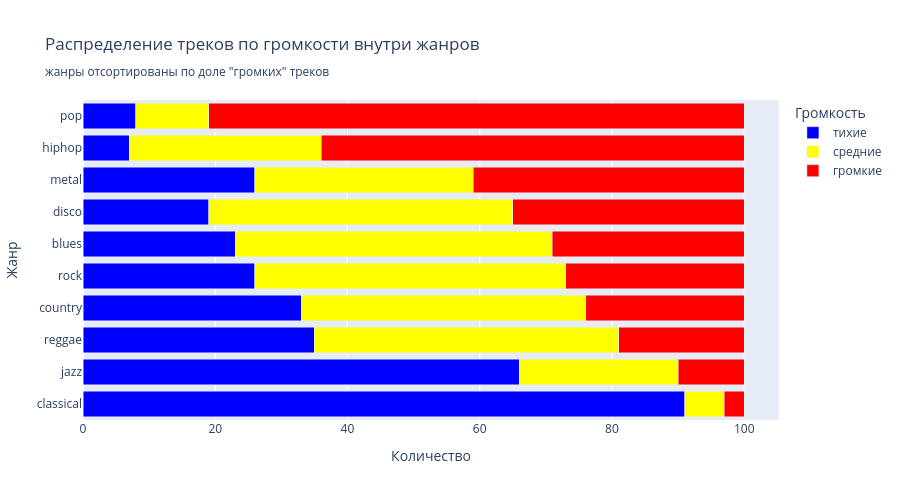

The cell this chart's notebook holds for it:
### Markdown cell above
### 6.2. Распределение треков по громкости внутри жанров (stacked bar)

Обычная диаграмма «количество треков по жанрам» в GTZAN ничего не показывает — датасет сбалансирован, у каждого жанра ровно 999 сегментов. Построим более информативный вариант: разобьём все треки на три категории по громкости (`rms_mean`) — **тихие / средние / громкие** — и посмотрим, как они распределяются внутри каждого жанра. Жанры сортируем по доле «громких» треков сверху вниз — сразу видно, где каких больше.

### Code cell
# Разбиваем все треки на три категории по громкости (rms_mean):
# "тихие" — нижняя треть, "средние" — средняя треть, "громкие" — верхняя треть
q_low, q_high = df['rms_mean'].quantile([1/3, 2/3])
df_cat = df.assign(
    rms_category=pd.cut(
        df['rms_mean'],
        bins=[-np.inf, q_low, q_high, np.inf],
        labels=['тихие', 'средние', 'громкие']
    )
)

# Считаем количество треков каждой категории по жанрам
counts = (
    df_cat.groupby(['label', 'rms_category'])
    .size()
    .reset_index(name='Количество')
)

# Сортируем жанры по доле "громких" треков — сверху будут самые громкие жанры
loud_share = (
    counts[counts['rms_category'] == 'громкие']
    .set_index('label')['Количество']
    .sort_values()
)
counts['label'] = pd.Categorical(counts['label'], categories=loud_share.index, ordered=True)
counts = counts.sort_values('label')

fig = px.bar(
    counts,
    x='Количество', y='label', color='rms_category',
    orientation='h',
    category_orders={'rms_category': ['тихие', 'средние', 'громкие']},
    color_discrete_map={'тихие': 'blue', 'средние': 'yellow', 'громкие': 'red'},
    title='Распределение треков по громкости внутри жанров<br>'
          '<sub>жанры отсортированы по доле "громких" треков</sub>',
    labels={'label': 'Жанр', 'rms_category': 'Громкость'},
)
fig.update_layout(width=900, height=500, barmode='stack', legend_title='Громкость')
fig.show()

### Figure 1 — Plotly figure (JSON) as saved in the notebook; plotly's stock layout.template omitted (floating-point values rounded to 4 significant figures)
{"data": [{"alignmentgroup": "True", "hovertemplate": "Громкость=тихие<br>Количество=%{x}<br>Жанр=%{y}<extra></extra>", "legendgroup": "тихие", "marker": {"color": "blue", "pattern": {"shape": ""}}, "name": "тихие", "offsetgroup": "тихие", "orientation": "h", "showlegend": true, "textposition": "auto", "type": "bar", "x": [91, 66, 35, 33, 26, 23, 19, 26, 7, 8], "xaxis": "x", "y": ["classical", "jazz", "reggae", "country", "rock", "blues", "disco", "metal", "hiphop", "pop"], "yaxis": "y"}, {"alignmentgroup": "True", "hovertemplate": "Громкость=средние<br>Количество=%{x}<br>Жанр=%{y}<extra></extra>", "legendgroup": "средние", "marker": {"color": "yellow", "pattern": {"shape": ""}}, "name": "средние", "offsetgroup": "средние", "orientation": "h", "showlegend": true, "textposition": "auto", "type": "bar", "x": [6, 24, 46, 43, 47, 48, 46, 33, 29, 11], "xaxis": "x", "y": ["classical", "jazz", "reggae", "country", "rock", "blues", "disco", "metal", "hiphop", "pop"], "yaxis": "y"}, {"alignmentgroup": "True", "hovertemplate": "Громкость=громкие<br>Количество=%{x}<br>Жанр=%{y}<extra></extra>", "legendgroup": "громкие", "marker": {"color": "red", "pattern": {"shape": ""}}, "name": "громкие", "offsetgroup": "громкие", "orientation": "h", "showlegend": true, "textposition": "auto", "type": "bar", "x": [3, 10, 19, 24, 27, 29, 35, 41, 64, 81], "xaxis": "x", "y": ["classical", "jazz", "reggae", "country", "rock", "blues", "disco", "metal", "hiphop", "pop"], "yaxis": "y"}], "layout": {"barmode": "stack", "height": 500, "legend": {"title": {"text": "Громкость"}, "tracegroupgap": 0}, "title": {"text": "Распределение треков по громкости внутри жанров<br><sub>жанры отсортированы по доле \"громких\" треков</sub>"}, "width": 900, "xaxis": {"anchor": "y", "domain": [0, 1], "title": {"text": "Количество"}}, "yaxis": {"anchor": "x", "domain": [0, 1], "title": {"text": "Жанр"}}}}
